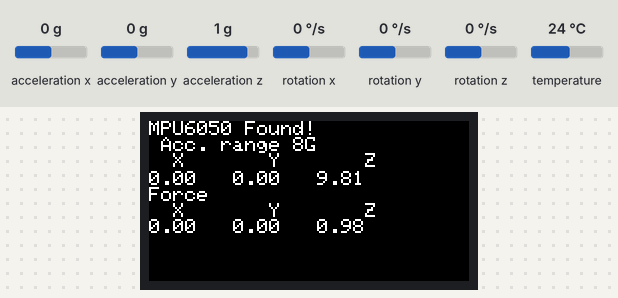
This sketch was run on a simulated ESP32. On the bench: 160×80 colour display. Inputs (shaded band) come from the test bench; at power-on: acceleration x 0 g, acceleration y 0 g, acceleration z 1 g, rotation x 0 °/s, rotation y 0 °/s, rotation z 0 °/s, temperature 24 °C. What the sketch prints to the serial monitor is not drawn.

Above: at 1.4 s.
1.5 s: acceleration x set to -1.4 g
At 1.8 s:
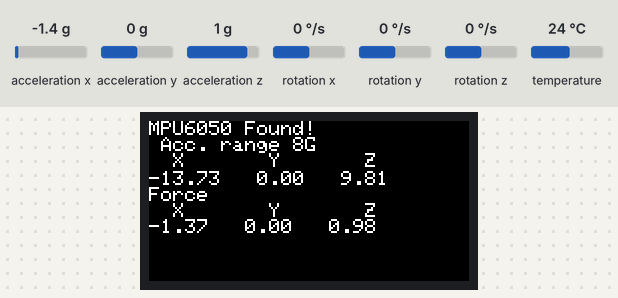
3.0 s: acceleration y set to -1.4 g
At 3.4 s:
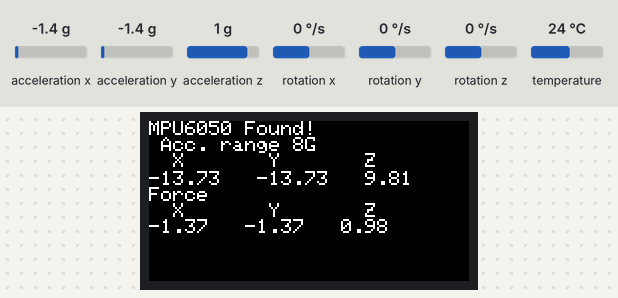
4.5 s: acceleration z set to -1.4 g
At 5.7 s:
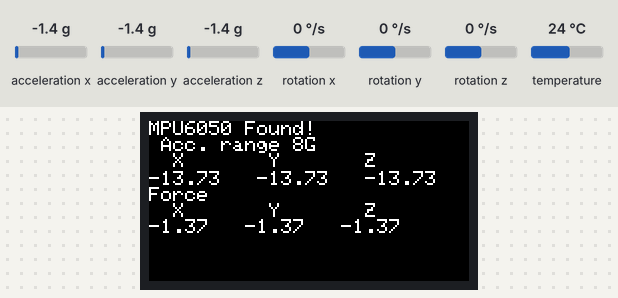
6.0 s: acceleration x set to -0.8 g
At 6.9 s:
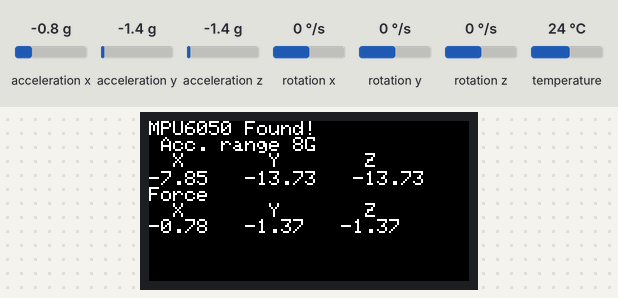
7.5 s: acceleration y set to -0.8 g
At 7.9 s:
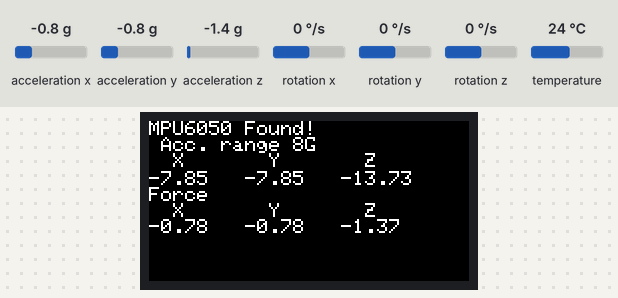
Timing chart, 0 to 10.0 s (numbered marks = the images above; inputs shaded):
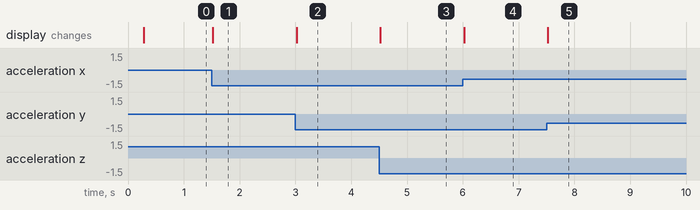

Measured:
- after the input at 1.5 s, the display: changes at once (image 1)
- after the input at 3.0 s, the display: changes at once (image 2)
- after the input at 4.5 s, the display: changes at once (image 3)
- after the input at 6.0 s, the display: changes at once (image 4)
- after the input at 7.5 s, the display: changes at once (image 5)

The sketch:

m5stick_force_w_acc.ino
```cpp
// Basic demo for accelerometer readings from Adafruit MPU6050

#include <Adafruit_MPU6050.h>
#include <Adafruit_Sensor.h>
#include <Wire.h>
#include <M5StickC.h>


Adafruit_MPU6050 mpu;

const float SENSOR_MASS = 0.100f;  // in kilograms (for force calculation)

void setup(void) {
  M5.begin();
  Wire.begin(0,26);    // SDA and SCL pin numbers
  M5.Lcd.setRotation(3);
  M5.Lcd.fillScreen(BLACK);
  M5.Lcd.setTextSize(1);

  Serial.begin(115200);
  while (!Serial)
    delay(10); // will pause Zero, Leonardo, etc until serial console opens

  Serial.println("MPU6050 though M5Stick started.");

  // Try to initialize!
  if (!mpu.begin()) {
    M5.Lcd.setTextColor(YELLOW);
    M5.Lcd.println("Fail - No acc detected ");
    M5.Lcd.println("MPU connections : ");
    M5.Lcd.println("M5Stick   Accelerometer");
    M5.Lcd.println("  5V          VCC");
    M5.Lcd.println("  GND         GND");
    M5.Lcd.println("  G26         SDA");
    M5.Lcd.println("  G0          SCL");

    while (1) {
      delay(10);
    }
  }
  M5.Lcd.println("MPU6050 Found!");

  mpu.setAccelerometerRange(MPU6050_RANGE_8_G);
  M5.Lcd.println(" Acc. range 8G");
  delay(100);

  M5.Lcd.println("  X       Y       Z");
}

/* Variables to save accelertion and force */
float acc_x =0.0f; float acc_y =0.0f; float acc_z =0.0f;
float f_x =0.0f; float f_y =0.0f; float f_z =0.0f;
void loop() {
  /* Get new sensor events with the readings */
  sensors_event_t a, g, temp;
  mpu.getEvent(&a, &g, &temp);

  /* Get acceleration and calculate force */
  acc_x = a.acceleration.x;  acc_y = a.acceleration.y;  acc_z = a.acceleration.z;
  f_x = acc_x * SENSOR_MASS; f_y = acc_y * SENSOR_MASS; f_z = acc_z * SENSOR_MASS;

  /* Print out the values */
  M5.Lcd.setCursor(0, 25);
  M5.Lcd.printf("%.2f   %.2f   %.2f ", acc_x , acc_y, acc_z);

  M5.Lcd.println("");
  M5.Lcd.println("Force");
  M5.Lcd.println("  X       Y       Z");

  M5.Lcd.printf("%.2f   %.2f   %.2f ", f_x , f_y, f_z);

  /* Send acc a though Serial to the PC    */
  Serial.printf( "%.4f ,  %.4f ,  %.4f  \n", acc_x , acc_y, acc_z);

  delay(10);
}
```
